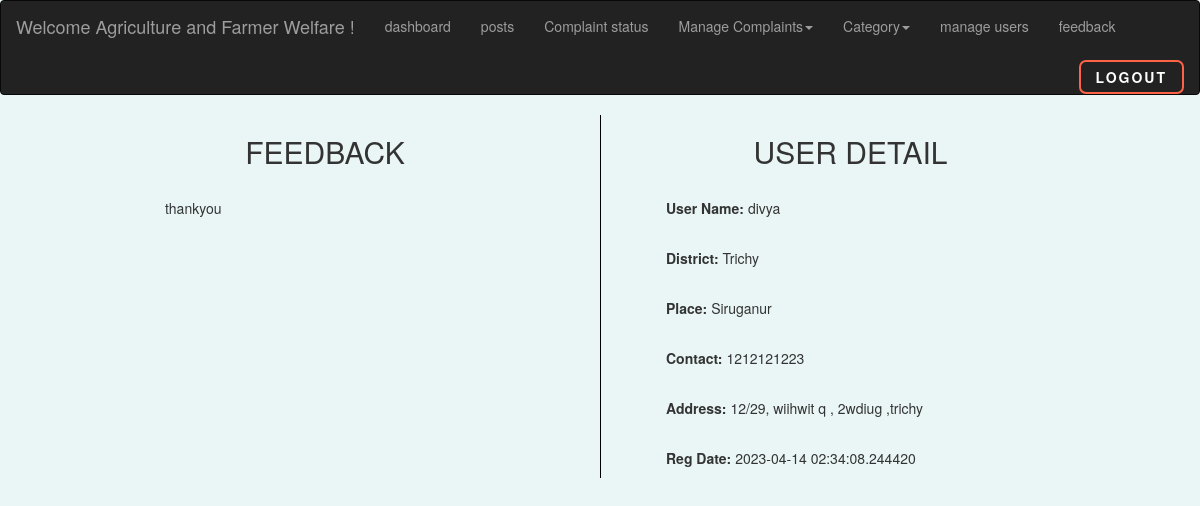
Page /a_afeedview.php?id=13 (signed in) on the committed database.
### tables this page shows
CREATE TABLE `afeed` (
  `id` int(250) NOT NULL,
  `umail` varchar(50) NOT NULL,
  `feedback` varchar(250) NOT NULL,
  `date` datetime(6) NOT NULL DEFAULT current_timestamp(6),
  `seen` varchar(50) NOT NULL
);

CREATE TABLE `userreg` (
  `id` int(200) NOT NULL,
  `uname` varchar(50) NOT NULL,
  `umail` varchar(50) NOT NULL,
  `pswd` varchar(50) NOT NULL,
  `cpswd` varchar(50) NOT NULL,
  `pno` bigint(10) NOT NULL,
  `address` varchar(200) NOT NULL,
  `reg_date` timestamp(6) NOT NULL DEFAULT current_timestamp(6) ON UPDATE current_timestamp(6),
  `district` varchar(50) NOT NULL,
  `place` varchar(50) NOT NULL
);

### a_afeedview.php (the view, shortened to what this page needs)
<?php
include("dbconnect.php");
?>
<!DOCTYPE html>
<html>
<head>
  <link rel="stylesheet" href="https://maxcdn.bootstrapcdn.com/bootstrap/3.4.1/css/bootstrap.min.css">
  </head>
  <body style="background-color: #eaf6f6;">
    <nav class="navbar navbar-inverse">
      <div class="container-fluid">
    <div class="navbar-header">
      <a class="navbar-brand">Welcome <?php echo $_SESSION['aname']; ?> !</a>
    </div>
    <ul class="nav navbar-nav">
    <li><a href="a_notify.php">dashboard</a></li>
    <li><a href="agripost.php">posts</a></li>
    <li><a href="a_agri.php">Complaint status</a></li>
      <li class="dropdown">
      <a class="dropdown-toggle" data-toggle="dropdown" href="#">Manage Complaints<span class="caret"></span></a>
          </li>
        <li class="dropdown">
      <a class="dropdown-toggle" data-toggle="dropdown" href="#">Category<span class="caret"></span></a>
          </li>
          <li><a href="a_umanage.php">manage users</a></li>
          <li><a href="a_afeed.php">feedback</a></li>
        </ul>
    <form method="get"><button class="back" name="logout">Logout</button></form>
  </div>
  </nav>
  <?php
$id=$_GET['id'];
  $qry=mysqli_query($conn,"select * from afeed where id = '$id'");
  $raw=mysqli_fetch_array($qry);
  $umail=$raw['umail'];
  ?>
  <div class="col-sm-6" style=" margin-bottom:10px;">
      <form style=" margin-left:150px; margin-right:100px;" class="mb-4" method="post">
    <h2 style="margin-bottom: 30px;" class="h1-responsive font-weight-bold text-center my-4">FEEDBACK</h2>
  <p><?php echo $raw['feedback']; ?></p><br><br><br>
</form>
</div>
<div class="col-sm-6" style="border-left: 1px solid black;">
  <form class="mb-4" style=" margin-left:50px; margin-right:150px;" method="post">
    <h2 style=" margin-bottom: 30px;" class="h1-responsive font-weight-bold text-center my-4">USER DETAIL</h2>
  <?php
 $qry2=mysqli_query($conn,"select * from userreg where umail='$umail'");
 while ($row=mysqli_fetch_array($qry2))
 {
  ?>
 <p><b>User Name: </b><?php echo $row['uname']; ?></p><br>
 <p><b>District: </b><?php echo $row['district']; ?></p><br>
  <p><b>Place: </b><?php echo $row['place']; ?></p><br>
  <p><b>Contact: </b><?php echo $row['pno']; ?></p><br>
  <p><b>Address: </b><?php echo $row['address']; ?></p><br>
  <p><b>Reg Date: </b><?php echo $row['reg_date']; ?></p>
  <?php
}
  ?>
</form>
</div>
</body>
</html>

### a_afeedview.php (style rules this page uses)
.back { position: relative; padding: 5px 15px; border-radius: 7px; border: 2px solid rgb(255, 99, 71); font-size: 14px; text-transform: uppercase; font-weight: 600; letter-spacing: 2px; background: transparent; color: #fff; overflow: hidden; box-shadow: 0 0 0 0 transparent; -webkit-transition: all 0.2s ease-in; -moz-transition: all 0.2s ease-in; transition: all 0.2s ease-in; float: right; margin-left: 9px; margin-top: 9px; }
.back::before { content: ''; display: block; width: 0px; height: 86%; position: absolute; top: 7%; left: 0%; opacity: 0; background: #fff; box-shadow: 0 0 50px 30px #fff; -webkit-transform: skewX(-20deg); -moz-transform: skewX(-20deg); -ms-transform: skewX(-20deg); -o-transform: skewX(-20deg); transform: skewX(-20deg); }

### rows in the picture
afeed: feedback "thankyou"
userreg: uname "divya", district "Trichy", place "Siruganur", pno "1212121223", address "12/29, wiihwit q , 2wdiug ,trichy", reg_date "2023-04-14 02:34:08.244420"

### other values in the picture
$_SESSION['aname'] "Agriculture and Farmer Welfare"
